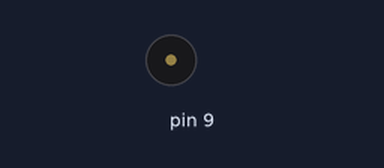
This sketch was run on a simulated Arduino Uno, built with avr-gcc and run on an emulated ATmega328P. Shown: buzzer (waves = sounding). At 70.0 s the program stops and its outputs stay as they are.

Above: at 0.1 s.
At 39.49 s:
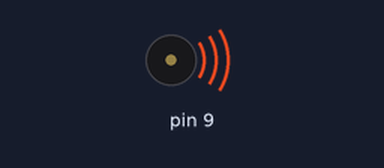
Timing chart, 0 to 40.0 s (numbered marks = the images above):
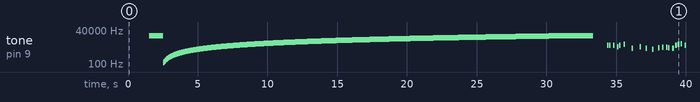

Measured:
- by itself, tone on pin 9: plays 14995 Hz for 1.0 s, 125 Hz for 0.02 s, 135 Hz for 0.02 s, 145 Hz for 0.02 s, 155 Hz for 0.02 s, 165 Hz for 0.02 s … (1508 notes in this stretch)

The sketch:

mario_songs_Gabe_with_PLAY_FUNCTIONS.ino
```cpp
/*
  http://www.linuxcircle.com/2013/03/31/playing-mario-bros-tune-with-arduino-and-piezo-buzzer/
  Arduino Mario Bros Tunes
  With Piezo Buzzer and PWM
  by: Dipto Pratyaksa
  last updated: 31/3/13
*/

//Mario music courtesy of Dipto Pratyaksa, ported by Gabriel Staples to use the toneAC library, which provides extra clarity and volume over
//other techniques to make music using an Arduino and a piezo buzzer
//For additional demos & info on using a piezo buzzer, see here: http://arduino.cc/en/Tutorial/Tone

#include "pitches.h"
#include "mario_songs.h"
#include <toneAC.h> //connect buzzer to pins 9 & 10

//Global Variables
const byte volume = 4; //choose from 0 to 10

void setup()
{
}

void loop()
{
  soundSweepFast();
  delay(1000);
  soundSweepSlow();
  delay(1000);
  playMarioMusic();
  while(1); // Stop (so it doesn't repeat forever driving you crazy--you're welcome).
}

//------------------------------------------------------------------------------------------------------------------------------------------
//soundSweepFast()
//------------------------------------------------------------------------------------------------------------------------------------------
void soundSweepFast()
{
  //play intro sound sweep (like a cartoon "slipping" sound)
  for (unsigned long freq = 125; freq <= 15000; freq += 10) {
    toneAC(freq, volume); // Play the frequency (125 Hz to 15 kHz sweep in 10 Hz steps).
    delay(1);     // Wait __ ms so you can hear it.
  }
}

//------------------------------------------------------------------------------------------------------------------------------------------
//soundSweepSlow()
//------------------------------------------------------------------------------------------------------------------------------------------
void soundSweepSlow()
{
  //play intro sound sweep (like a cartoon "slipping" sound)
  for (unsigned long freq = 125; freq <= 15000; freq += 10) {
    toneAC(freq, volume); // Play the frequency (125 Hz to 15 kHz sweep in 10 Hz steps).
    delay(20);     // Wait __ ms so you can hear it.
  }
}

//------------------------------------------------------------------------------------------------------------------------------------------
//playMarioMusic()
//------------------------------------------------------------------------------------------------------------------------------------------
void playMarioMusic()
{
  //local variables & constants
  unsigned int melody_length;

//  //play intro sound sweep (like a cartoon "slipping" sound)
//  for (unsigned long freq = 125; freq <= 15000; freq += 10) {
//    toneAC(freq, volume); // Play the frequency (125 Hz to 15 kHz sweep in 10 Hz steps).
//    delay(1);     // Wait __ ms so you can hear it.
//  }
  toneAC(); // Turn off toneAC, can also use noToneAC().
  delay(1000); // Wait a second.

  //play mario theme song twice in a row
  melody_length = sizeof(melody)/sizeof(int);
  for (byte i=0; i<2; i++)
  {
    for (int thisNote = 0; thisNote < melody_length; thisNote++)
    {
      int noteDuration = 1000/tempo[thisNote]*4/3; //5/4;
      toneAC(melody[thisNote], volume, noteDuration, true); // Play thisNote at full volume for noteDuration in the background.
      delay(noteDuration * 4 / 3); // Wait while the tone plays in the background, plus another 33% delay between notes.
    }
  }

  //play mario underworld song
  melody_length = sizeof(underworld_melody)/sizeof(int);
  for (int thisNote = 0; thisNote < melody_length; thisNote++)
  {
    int noteDuration = 1000/underworld_tempo[thisNote]*4/3;
    toneAC(underworld_melody[thisNote], volume, noteDuration, true); // Play thisNote at full volume for noteDuration in the background.
    delay(noteDuration * 4 / 3); // Wait while the tone plays in the background, plus another 33% delay between notes.
  }
}


////Global Variables & Constants
//const byte melodyPin = 3;
////#define melodyPin 3
//
////------------------------------------------------------------------------------------------------------------------------------------------
////setup()
////------------------------------------------------------------------------------------------------------------------------------------------
//void setup()
//{
//   pinMode(3, OUTPUT);//buzzer
//   pinMode(13, OUTPUT);//led indicator when singing a note
//}
//
////------------------------------------------------------------------------------------------------------------------------------------------
////loop()
////------------------------------------------------------------------------------------------------------------------------------------------
//void loop()
//{
//  //sing the tunes
//  sing(1);
//  sing(1);
//  sing(2);
//}
//
////------------------------------------------------------------------------------------------------------------------------------------------
////sing
////------------------------------------------------------------------------------------------------------------------------------------------
//void sing(int s)
//{
//   //local variables
//   static int song = 0;
//
//   // iterate over the notes of the melody:
//   song = s;
//   if(song==2){
//     Serial.println(" 'Underworld Theme'");
//     int size = sizeof(underworld_melody) / sizeof(int);
//     for (int thisNote = 0; thisNote < size; thisNote++) {
//
//       // to calculate the note duration, take one second
//       // divided by the note type.
//       //e.g. quarter note = 1000 / 4, eighth note = 1000/8, etc.
//       int noteDuration = 1000/underworld_tempo[thisNote];
//
//       buzz(melodyPin, underworld_melody[thisNote],noteDuration);
//
//       // to distinguish the notes, set a minimum time between them.
//       // the note's duration + 30% seems to work well:
//       int pauseBetweenNotes = noteDuration * 1.30;
//       delay(pauseBetweenNotes);
//
//       // stop the tone playing:
//       buzz(melodyPin, 0,noteDuration);
//
//    }
//
//   }else{
//
//     Serial.println(" 'Mario Theme'");
//     int size = sizeof(melody) / sizeof(int);
//     for (int thisNote = 0; thisNote < size; thisNote++) {
//
//       // to calculate the note duration, take one second
//       // divided by the note type.
//       //e.g. quarter note = 1000 / 4, eighth note = 1000/8, etc.
//       int noteDuration = 1000/tempo[thisNote];
//
//       buzz(melodyPin, melody[thisNote],noteDuration);
//
//       // to distinguish the notes, set a minimum time between them.
//       // the note's duration + 30% seems to work well:
//       int pauseBetweenNotes = noteDuration * 1.30;
//       delay(pauseBetweenNotes);
//
//       // stop the tone playing:
//       buzz(melodyPin, 0,noteDuration);
//
//    }
//  }
//}
//
////------------------------------------------------------------------------------------------------------------------------------------------
////buzz
////------------------------------------------------------------------------------------------------------------------------------------------
//void buzz(int targetPin, long frequency, long length) {
//  digitalWrite(13,HIGH);
//  long delayValue = 1000000/frequency/2; // calculate the delay value between transitions
//  //// 1 second's worth of microseconds, divided by the frequency, then split in half since
//  //// there are two phases to each cycle
//  long numCycles = frequency * length/ 1000; // calculate the number of cycles for proper timing
//  //// multiply frequency, which is really cycles per second, by the number of seconds to
//  //// get the total number of cycles to produce
//  for (long i=0; i < numCycles; i++){ // for the calculated length of time...
//    digitalWrite(targetPin,HIGH); // write the buzzer pin high to push out the diaphram
//    delayMicroseconds(delayValue); // wait for the calculated delay value
//    digitalWrite(targetPin,LOW); // write the buzzer pin low to pull back the diaphram
//    delayMicroseconds(delayValue); // wait again or the calculated delay value
//  }
//  digitalWrite(13,LOW);
//}
```

mario_songs.h
```cpp
// http://www.linuxcircle.com/2013/03/31/playing-mario-bros-tune-with-arduino-and-piezo-buzzer/

//------------------------------------------------------------------------------------------------------------------------------------------
//Mario main theme melody
//------------------------------------------------------------------------------------------------------------------------------------------
int melody[] = {
  NOTE_E7, NOTE_E7, 0, NOTE_E7,
  0, NOTE_C7, NOTE_E7, 0,
  NOTE_G7, 0, 0,  0,
  NOTE_G6, 0, 0, 0,

  NOTE_C7, 0, 0, NOTE_G6,
  0, 0, NOTE_E6, 0,
  0, NOTE_A6, 0, NOTE_B6,
  0, NOTE_AS6, NOTE_A6, 0,

  NOTE_G6, NOTE_E7, NOTE_G7,
  NOTE_A7, 0, NOTE_F7, NOTE_G7,
  0, NOTE_E7, 0,NOTE_C7,
  NOTE_D7, NOTE_B6, 0, 0,

  NOTE_C7, 0, 0, NOTE_G6,
  0, 0, NOTE_E6, 0,
  0, NOTE_A6, 0, NOTE_B6,
  0, NOTE_AS6, NOTE_A6, 0,

  NOTE_G6, NOTE_E7, NOTE_G7,
  NOTE_A7, 0, NOTE_F7, NOTE_G7,
  0, NOTE_E7, 0,NOTE_C7,
  NOTE_D7, NOTE_B6, 0, 0
};

//------------------------------------------------------------------------------------------------------------------------------------------
//Mario main theme tempo
//------------------------------------------------------------------------------------------------------------------------------------------
int tempo[] = {
  12, 12, 12, 12,
  12, 12, 12, 12,
  12, 12, 12, 12,
  12, 12, 12, 12,

  12, 12, 12, 12,
  12, 12, 12, 12,
  12, 12, 12, 12,
  12, 12, 12, 12,

  9, 9, 9,
  12, 12, 12, 12,
  12, 12, 12, 12,
  12, 12, 12, 12,

  12, 12, 12, 12,
  12, 12, 12, 12,
  12, 12, 12, 12,
  12, 12, 12, 12,

  9, 9, 9,
  12, 12, 12, 12,
  12, 12, 12, 12,
  12, 12, 12, 12,
};

//------------------------------------------------------------------------------------------------------------------------------------------
//Underworld melody
//------------------------------------------------------------------------------------------------------------------------------------------
int underworld_melody[] = {
  NOTE_C4, NOTE_C5, NOTE_A3, NOTE_A4,
  NOTE_AS3, NOTE_AS4, 0,
  0,
  NOTE_C4, NOTE_C5, NOTE_A3, NOTE_A4,
  NOTE_AS3, NOTE_AS4, 0,
  0,
  NOTE_F3, NOTE_F4, NOTE_D3, NOTE_D4,
  NOTE_DS3, NOTE_DS4, 0,
  0,
  NOTE_F3, NOTE_F4, NOTE_D3, NOTE_D4,
  NOTE_DS3, NOTE_DS4, 0,
  0, NOTE_DS4, NOTE_CS4, NOTE_D4,
  NOTE_CS4, NOTE_DS4,
  NOTE_DS4, NOTE_GS3,
  NOTE_G3, NOTE_CS4,
  NOTE_C4, NOTE_FS4,NOTE_F4, NOTE_E3, NOTE_AS4, NOTE_A4,
  NOTE_GS4, NOTE_DS4, NOTE_B3,
  NOTE_AS3, NOTE_A3, NOTE_GS3,
  0, 0, 0
};

//------------------------------------------------------------------------------------------------------------------------------------------
//Underworld tempo
//------------------------------------------------------------------------------------------------------------------------------------------
int underworld_tempo[] = {
  12, 12, 12, 12,
  12, 12, 6,
  3,
  12, 12, 12, 12,
  12, 12, 6,
  3,
  12, 12, 12, 12,
  12, 12, 6,
  3,
  12, 12, 12, 12,
  12, 12, 6,
  6, 18, 18, 18,
  6, 6,
  6, 6,
  6, 6,
  18, 18, 18,18, 18, 18,
  10, 10, 10,
  10, 10, 10,
  3, 3, 3
};
```

pitches.h
```cpp
/*************************************************
 * Public Constants
 * http://arduino.cc/en/Tutorial/Tone
 *************************************************/

#define NOTE_B0  31
#define NOTE_C1  33
#define NOTE_CS1 35
#define NOTE_D1  37
#define NOTE_DS1 39
#define NOTE_E1  41
#define NOTE_F1  44
#define NOTE_FS1 46
#define NOTE_G1  49
#define NOTE_GS1 52
#define NOTE_A1  55
#define NOTE_AS1 58
#define NOTE_B1  62
#define NOTE_C2  65
#define NOTE_CS2 69
#define NOTE_D2  73
#define NOTE_DS2 78
#define NOTE_E2  82
#define NOTE_F2  87
#define NOTE_FS2 93
#define NOTE_G2  98
#define NOTE_GS2 104
#define NOTE_A2  110
#define NOTE_AS2 117
#define NOTE_B2  123
#define NOTE_C3  131
#define NOTE_CS3 139
#define NOTE_D3  147
#define NOTE_DS3 156
#define NOTE_E3  165
#define NOTE_F3  175
#define NOTE_FS3 185
#define NOTE_G3  196
#define NOTE_GS3 208
#define NOTE_A3  220
#define NOTE_AS3 233
#define NOTE_B3  247
#define NOTE_C4  262
#define NOTE_CS4 277
#define NOTE_D4  294
#define NOTE_DS4 311
#define NOTE_E4  330
#define NOTE_F4  349
#define NOTE_FS4 370
#define NOTE_G4  392
#define NOTE_GS4 415
#define NOTE_A4  440
#define NOTE_AS4 466
#define NOTE_B4  494
#define NOTE_C5  523
#define NOTE_CS5 554
#define NOTE_D5  587
#define NOTE_DS5 622
#define NOTE_E5  659
#define NOTE_F5  698
#define NOTE_FS5 740
#define NOTE_G5  784
#define NOTE_GS5 831
#define NOTE_A5  880
#define NOTE_AS5 932
#define NOTE_B5  988
#define NOTE_C6  1047
#define NOTE_CS6 1109
#define NOTE_D6  1175
#define NOTE_DS6 1245
#define NOTE_E6  1319
#define NOTE_F6  1397
#define NOTE_FS6 1480
#define NOTE_G6  1568
#define NOTE_GS6 1661
#define NOTE_A6  1760
#define NOTE_AS6 1865
#define NOTE_B6  1976
#define NOTE_C7  2093
#define NOTE_CS7 2217
#define NOTE_D7  2349
#define NOTE_DS7 2489
#define NOTE_E7  2637
#define NOTE_F7  2794
#define NOTE_FS7 2960
#define NOTE_G7  3136
#define NOTE_GS7 3322
#define NOTE_A7  3520
#define NOTE_AS7 3729
#define NOTE_B7  3951
#define NOTE_C8  4186
#define NOTE_CS8 4435
#define NOTE_D8  4699
#define NOTE_DS8 4978
```
